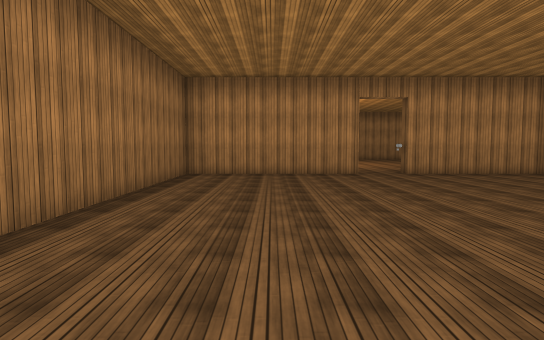
View 1 (above)

17 first-person views from a walk through a Unity game level. The camera is 1.5 m above the floor, tilts 4° down and sees 75° across. Doors are open. The floor is counted in squares, 2 m on a side. Each view is taken from the middle of a square. On the plan, view 1 faces up. The plan holds only what a view shows up to about 11 squares ahead; the rest is blank. Surface patterns are stand-ins for the level's own textures.

View 2
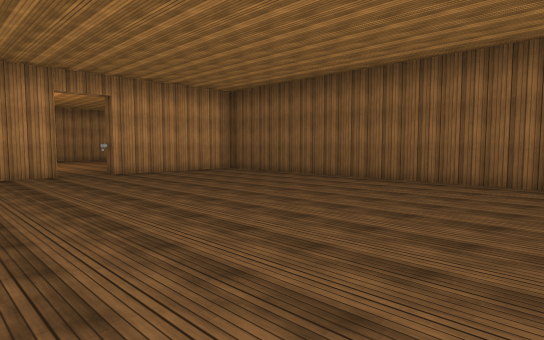

View 3
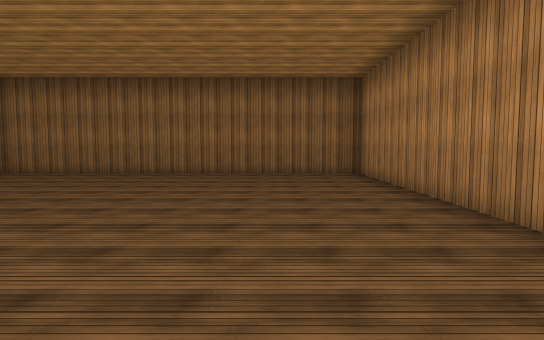

View 4
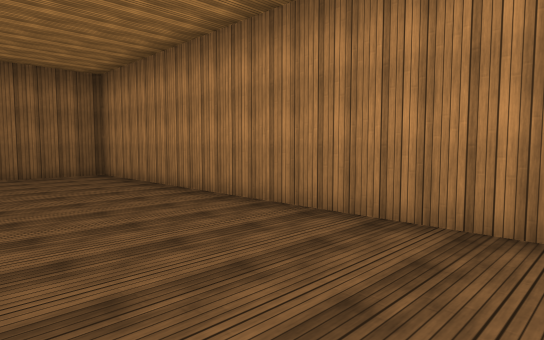

View 5
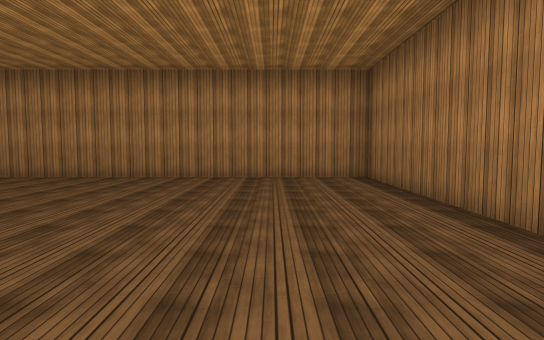

View 6
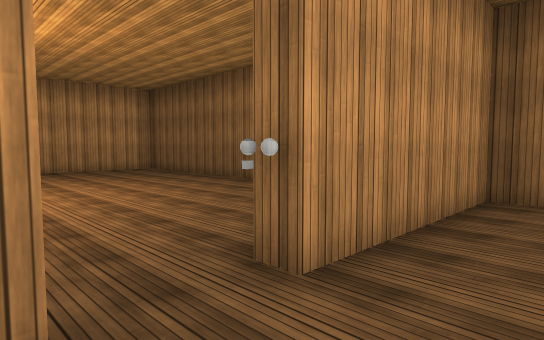

View 7
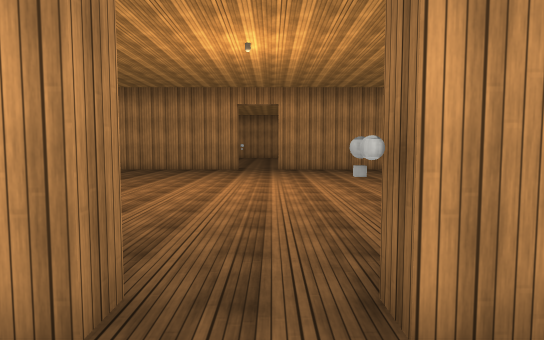

View 8
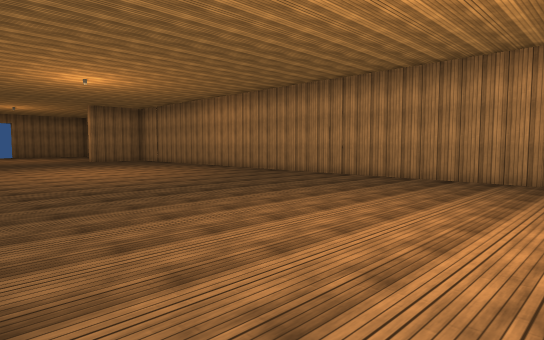

View 9
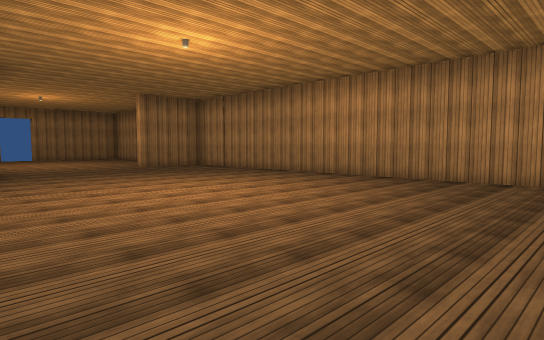

View 10
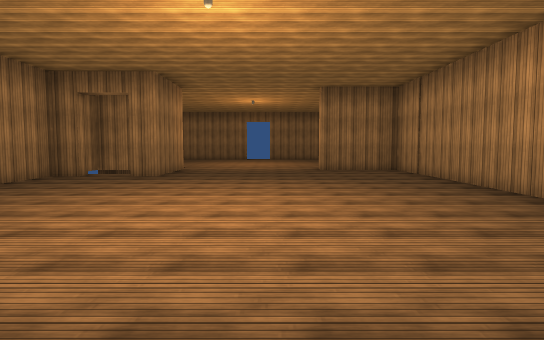

View 11
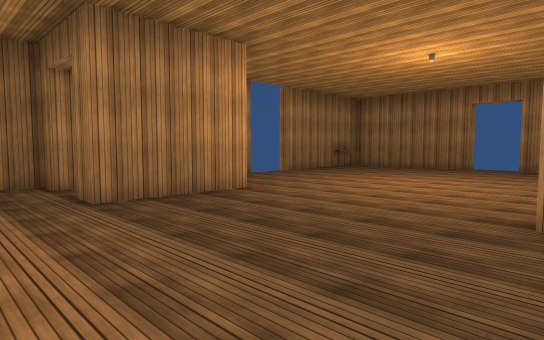

View 12
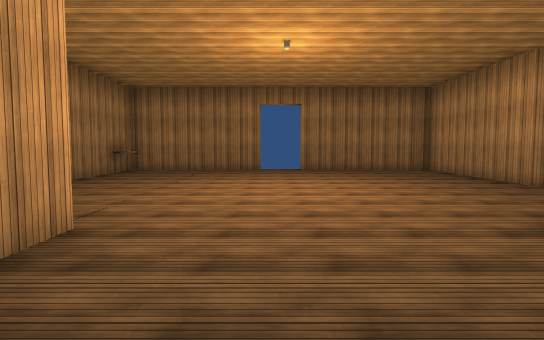

View 13
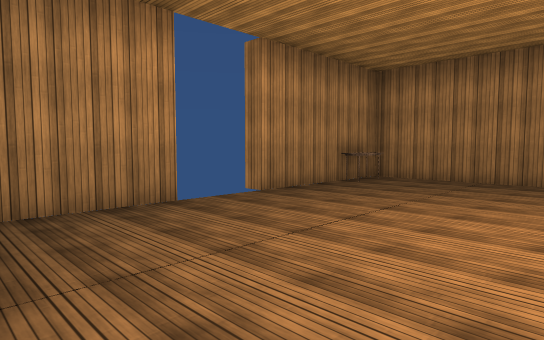

View 14
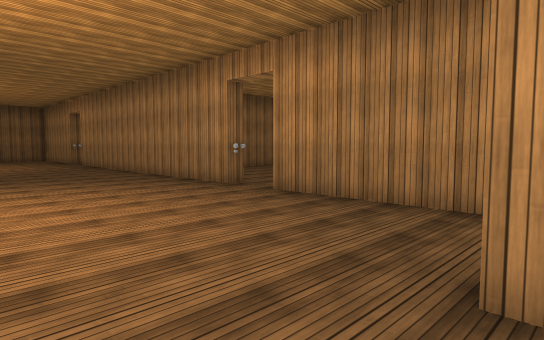

View 15
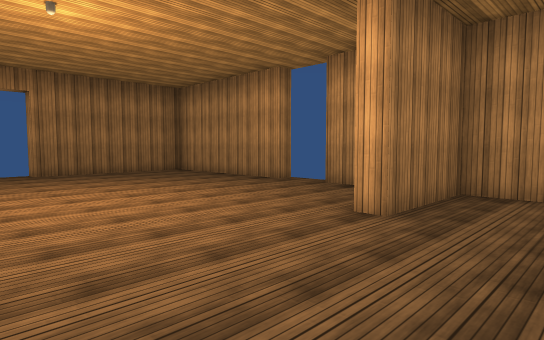

View 16
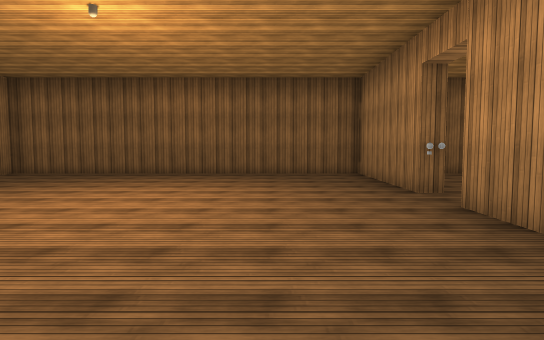

View 17
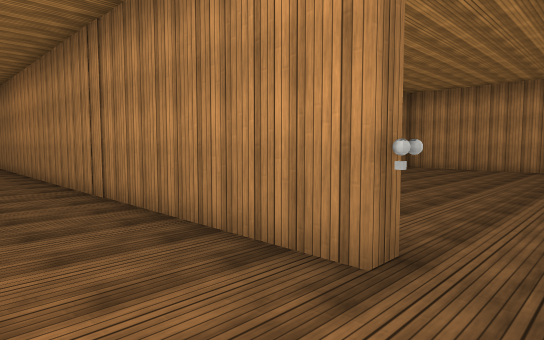

### Floor plan
Ten units are one square. View 1 is at (0, 0); x grows to the right and y downward. Boxes are objects, and circles mark ways between rooms. Rooms are numbered by the first view taken in them; rooms with no view inside come last. Other rooms are left out.
<svg viewBox="-227 -197 305 205">
<path fill="none" stroke="#000" d="M23 -97 23 -93 -23 -93 -23 3 73 3 73 -93 35 -93M-65 -92 -65 -97 -6 -97M-120 -103 -116 -103M-116 -97 -78 -97M-142 -122 -116 -122 -116 -115M-138 -107 -138 -97 -131 -97M9 -97 23 -97M-155 -189 -164 -189M16 -189 -138 -189 -138 -165 -142 -165M-165 -97 -145 -97M35 -93 35 -97 73 -97 73 -189 31 -189M-176 -192 -176 -189 -218 -189 -218 -149 -222 -149M-222 -136 -218 -136 -218 -97 -180 -97 -180 -92"/>
<rect x="-215" y="-105" width="10" height="10" fill="#bbb"><title>table</title></rect>
<circle cx="30" cy="-100" r="3" fill="#2a7"/>
<text x="20" y="-50">1</text>
<text x="-70" y="-140">2</text>
</svg>
Room 1 opens to room 2.

Where each view was taken, in squares from view 1:
view 1: 0 up, 0 right, facing up
view 2: 0 up, 0 right, facing up-right
view 3: 2 up, 2 left, facing right
view 4: 3 up, 2 left, facing down-right
view 5: 8 up, 0 right, facing down
view 6: 8 up, 2 right, facing up-right
view 7: 8 up, 3 right, facing up
view 8: 11 up, 3 right, facing up-left
view 9: 11 up, 2 left, facing up-left
view 10: 15 up, 3 left, facing left
view 11: 17 up, 10 left, facing down-left
view 12: 14 up, 11 left, facing left
view 13: 14 up, 14 left, facing down-left
view 14: 14 up, 12 left, facing down-right
view 15: 13 up, 12 left, facing up-left
view 16: 12 up, 2 left, facing right
view 17: 17 up, 3 right, facing up-left
